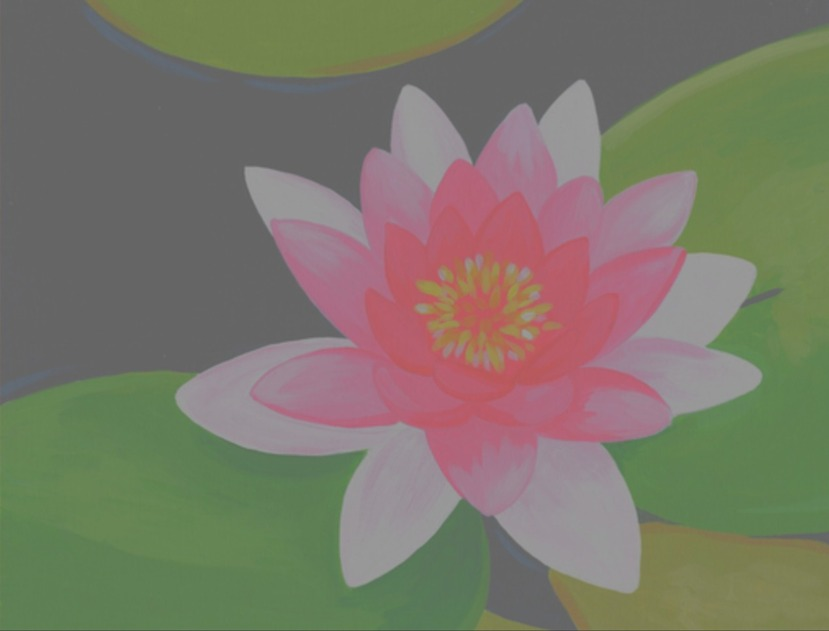
#> input picture github_pertemuan_3/gambar/bunga.jpeg, 829 x 631 px, found by its file name
$ python a_brightness_adjusment.py
#> lines starting #> are read from the running program, lines starting #| are printed output that depends on the picture
import numpy as np
import matplotlib.pyplot as plt

#User entries
nama_file = 'bunga'
delta_Intens = 50 #intensitas ubah ke 50 dan -50

#Main program
gambar_asal = plt.imread(nama_file+'.jpeg')
#> gambar_asal is the input picture: shape (631, 829, 3); mean R, G, B 122.7, 119.7, 104.7
row, col, depth = gambar_asal.shape
#> row = 631; col = 829; depth = 3
plt.figure('Gambar Asal')
plt.imshow(gambar_asal)


#hasil brightnes
gambar = gambar_asal.copy()
print(gambar[100,100])
#| [101 101 101]

for y in range (0, row):
    for x in range (0, col):
        r = float(gambar[y, x, 0]) + delta_Intens
        r = max(r, 0)
        g = float(gambar[y, x, 1]) + delta_Intens
        g = max(g, 0)
        b = float(gambar[y, x, 2]) + delta_Intens
        b = max(b, 0)
        gambar[y, x, 0] = r
        gambar[y, x, 1] = g
        gambar[y, x, 2] = b
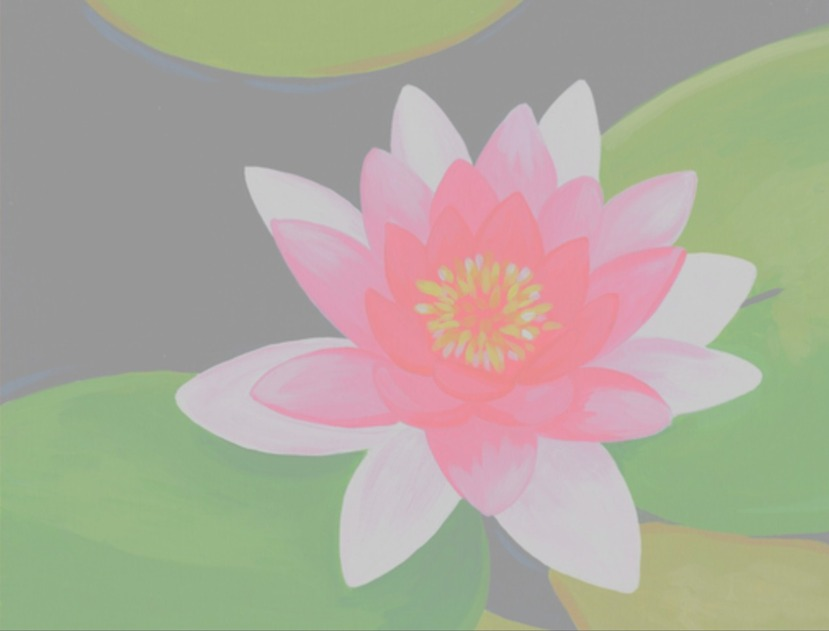
#> gambar: shape (631, 829, 3); mean R, G, B 172.7, 169.7, 154.7

# gambar [:, :, :] = gambar [:, :, :] + delta_Intens
plt.figure('Gambar Hasil')
plt.imshow(gambar)
plt.show()

#check tipe data
# print(gambar[100,100])
# # print('Tipe data gambar asal : ', gambar_asal.dtype)
# # print('Tipe data gambar hasil : ', gambar.dtype)
# #int gabisa negatif
